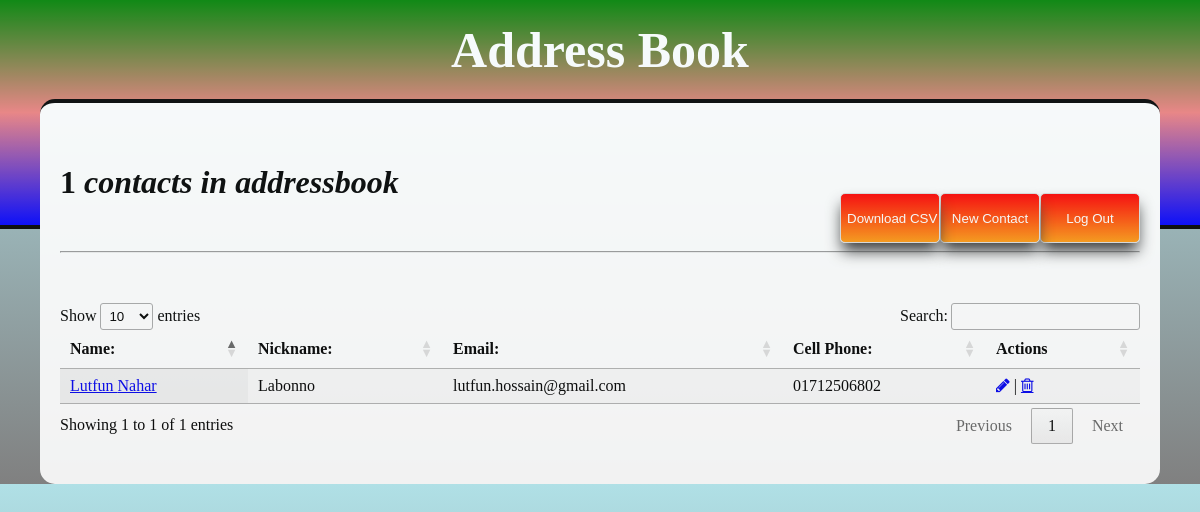
Screenshot of /view.php (signed in) with the database file from the repository.
### tables this page shows
CREATE TABLE `contacts` (
  `contact_id` int(11) NOT NULL,
  `user_id` int(11) NOT NULL,
  `contact_fname` varchar(100) NOT NULL,
  `contact_lname` varchar(100) NOT NULL,
  `contact_nickname` varchar(100) NOT NULL,
  `contact_cphone` varchar(50) NOT NULL,
  `contact_wphone` varchar(50) NOT NULL,
  `contact_email` varchar(50) NOT NULL,
  `contact_address` varchar(100) NOT NULL,
  `contact_city` varchar(50) NOT NULL,
  `contact_state` varchar(50) NOT NULL,
  `contact_zipcode` varchar(50) NOT NULL,
  `contact_profile` varchar(255) NOT NULL,
  `contact_notes` longblob NOT NULL,
  `contact_status` enum('0','1') NOT NULL DEFAULT '1'
);

### view.php (the view, shortened to what this page needs)
<?php
require_once"connection.php";
 $all_contacts = "select * from contacts where user_id = '$_SESSION[id]'";
 $sql_all_contacts = $conn-> query($all_contacts);
 $total_contacts =$sql_all_contacts->num_rows;
?>
<!DOCTYPE html>
<html>
<head>
	<?php include"includes/head.inc"; ?>
</head>
<body>
	<div class="wrapper">
		<?php include"includes/header.inc"; ?>
		<div class="content">
			<div class="floatl"><h1><?php echo $total_contacts?> <em>contacts in addressbook</em></h1></div>
			<a class="floatr" href="index.php"><input class="cancel_contact_button" type="button" value="Log Out"></a>
			<a class="floatr" href="insert_contact.php"><input class="cancel_contact_button" type="button" value="New Contact"></a>
			<a class="floatr" href="csvDownload.php"><input class="cancel_contact_button" type="button" value="Download CSV"></a>
			<hr class="pageTitle">
			<table id="contactsTable" class="display">
				<thead>
					<tr align="left">
						<th>Name:</th>
						<th>Nickname:</th>
						<th>Email:</th>
						<th>Cell Phone:</th>
						<th>Actions</th>
					</tr>
				</thead>
				<tbody>
					<?php while ( $row= mysqli_fetch_assoc($sql_all_contacts) ){
					 ?>
                      <tr>
						<td><a href="contact.php?id=<?php echo $row['contact_id'] ?>"><?php echo $row['contact_fname'] ." " . $row['contact_lname'] ?></a></td>
						<td><?php echo $row['contact_nickname'] ?></td>
						<td><?php echo $row['contact_email'] ?></td>
						<td><?php echo $row['contact_cphone'] ?></td>
						<td><a href="update_contact.php?id=<?php echo $row['contact_id'] ?>"> <i class="fa fa-pencil"></i  ></a> | <a href="delete.php?id= <?php echo $row['contact_id'] ?>"<i class="fa fa-trash-o"></i></a></td>
					</tr>
					<?php } ?>
				</tbody>
			</table>
		</div>
	</div>
</body>
</html>

### css/styles.css (style rules this page uses)
body { font-family:"Times New Roman", Times, serif; padding:0; margin:0; background-color:powderblue; background: linear-gradient(powderblue,gray); opacity: 0.9; }
.floatl { float:left; }
.floatr { float:right; }
.wrapper { width:100%; }
.content { width:90%; margin:-130px auto 0 auto; background-color:#ffffff; border-top:4px solid black; padding:40px 20px; border-radius: 15px; }
.pageTitle { margin-bottom:50px; }
.cancel_contact_button { width: 100px; height: 50px; background-color:#2bb424; color:#ffffff; border:none; margin-top:50px; border-radius: 5px; box-sizing: border-box; box-shadow: 0px 10px 15px -2px #333; background: linear-gradient(red,#f91); border: 1px solid #ddd; color: white; }

### rows the page displays
contacts: contact_fname "Lutfun", contact_lname "Nahar", contact_nickname "Labonno", contact_email "lutfun.hossain@gmail.com", contact_cphone "01712506802"

### other values shown
$total_contacts "1"
